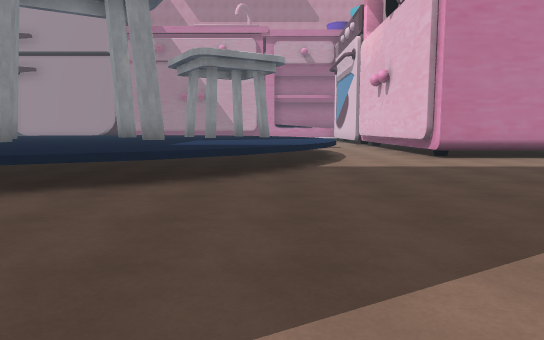
view 1 (above)

24 first-person views from a walk through a Unity game level. The camera is 1.3 m above the floor, tilts 6° down and sees 70° across. The floor is counted in squares, 2 m on a side. Each view is taken from the middle of a square. On the plan, view 1 faces up. The plan holds only what a view shows up to about 11 squares ahead; the rest is blank. The place goes on beyond the plan. The player character is not drawn. Some surface patterns are stand-ins.

view 2
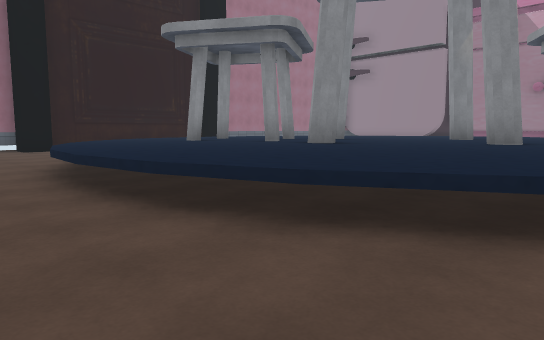

view 3
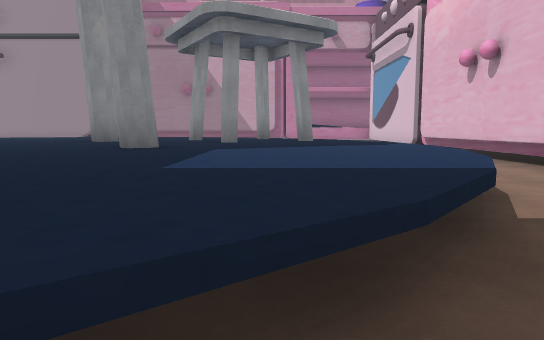

view 4
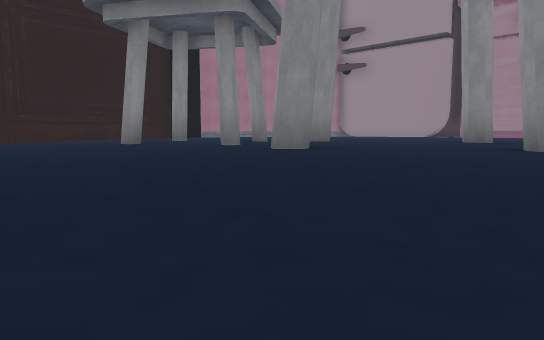

view 5
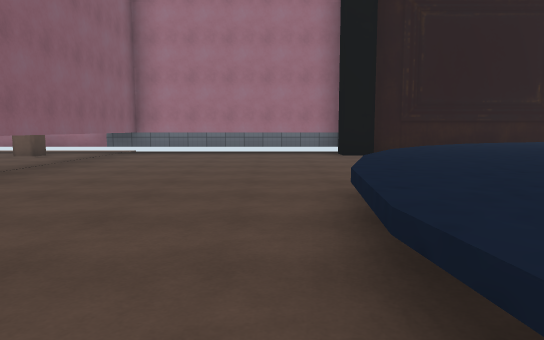

view 6
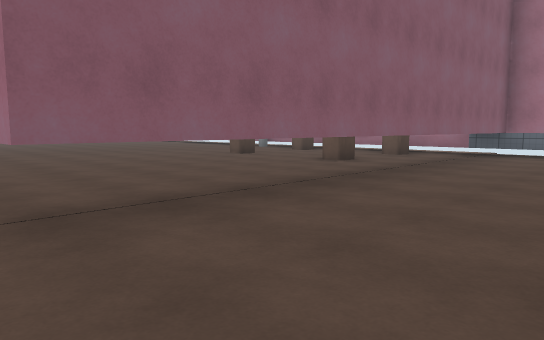

view 7
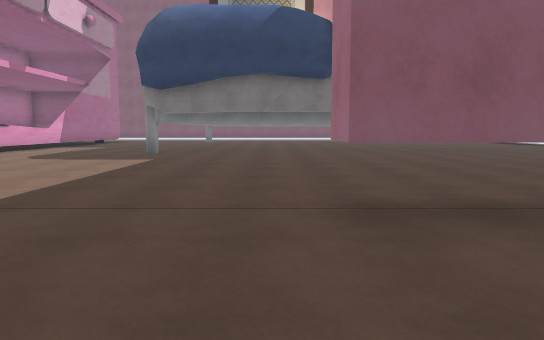

view 8
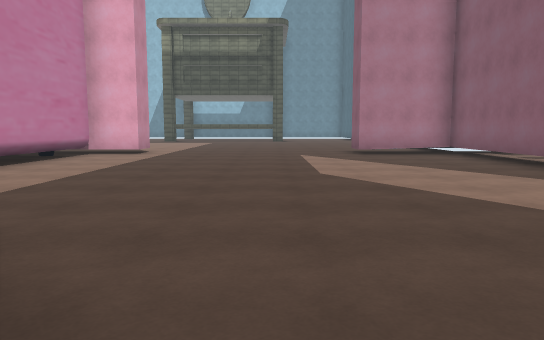

view 9
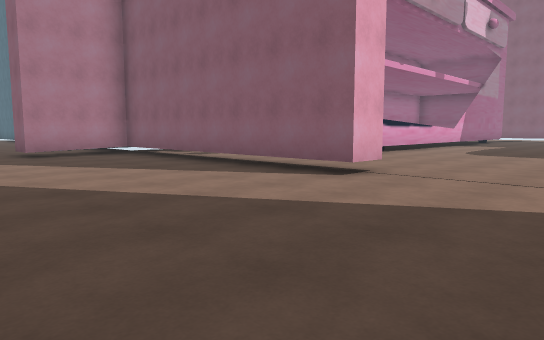

view 10
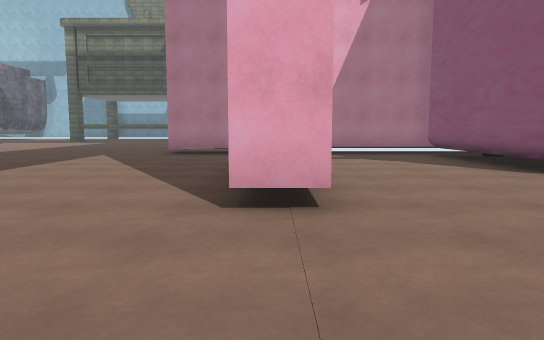

view 11
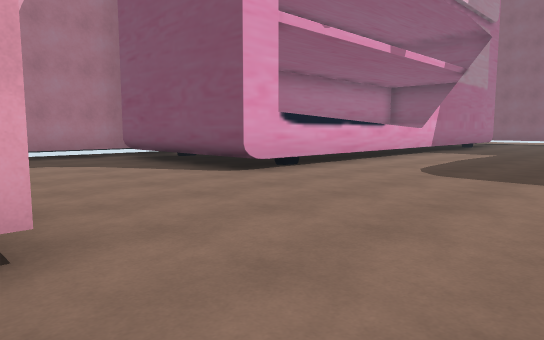

view 12
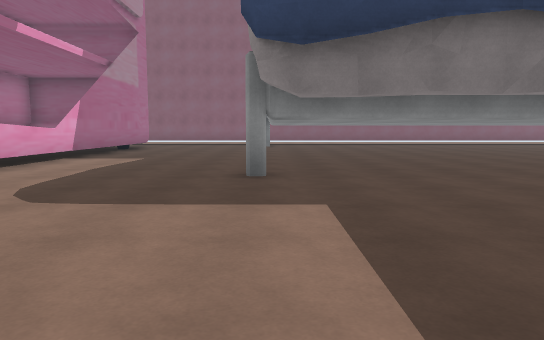

view 13
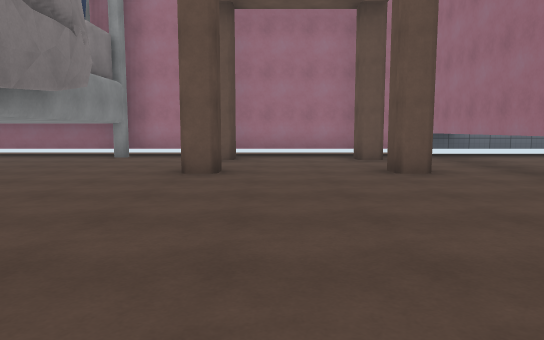

view 14
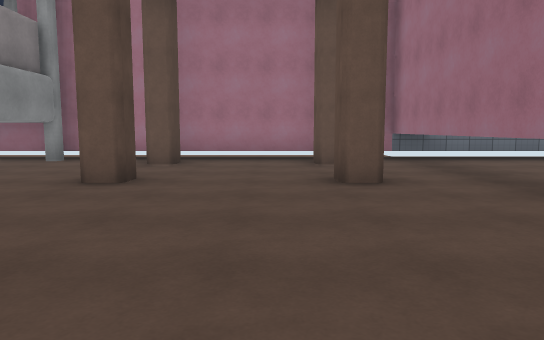

view 15
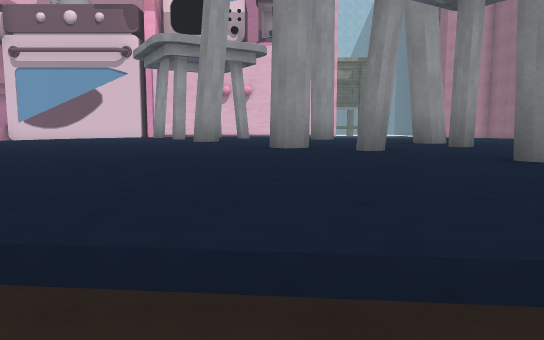

view 16
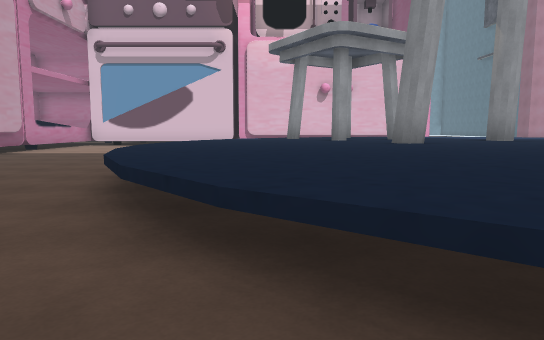

view 17
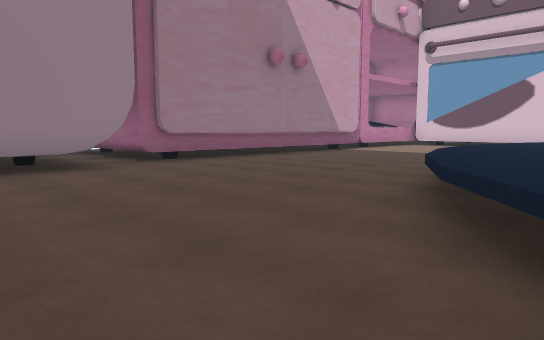

view 18
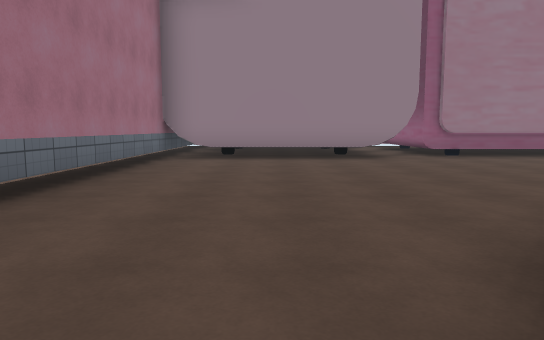

view 19
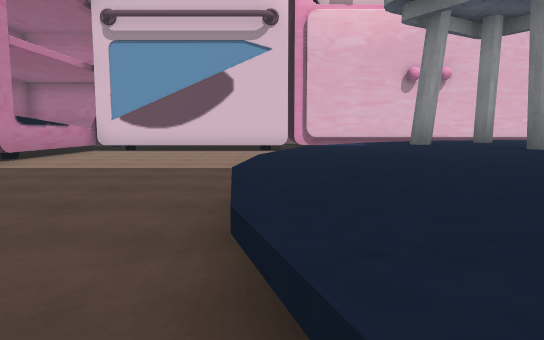

view 20
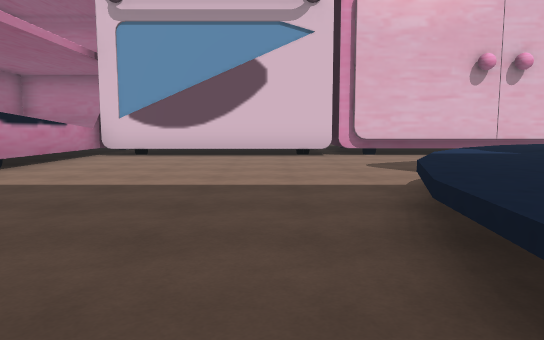

view 21
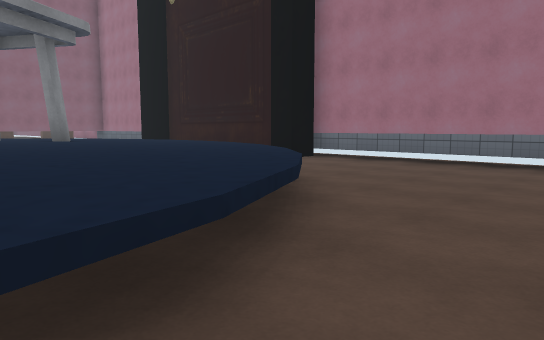

view 22
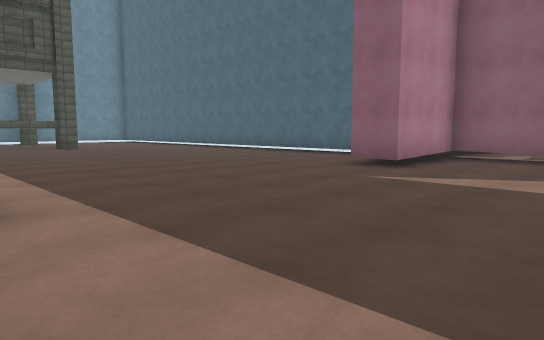

view 23
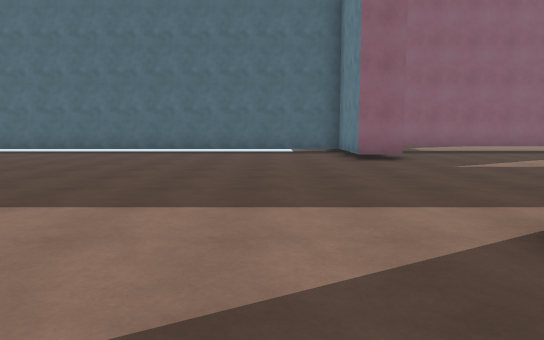

view 24
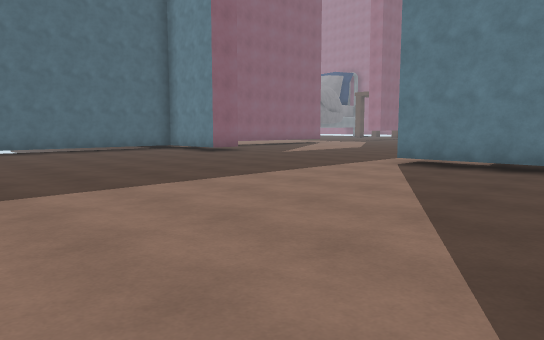

### Floor plan
Key: @ floor where view 1 was taken; # wall or solid block; . floor; ^ raised ledge; T thing the floor can be seen under or through; O other object.
Columns run from 15 left of view 1 to 16 right of it. Each row starts with its distance up from view 1.
 23       ##^      #^^^
 22 #######OOOOOOOO....#
 21 #..................#
 20 #..................#
 19 #..................#
 18 #..................#
 17 #.......^^^^.......#
 16 #.....^^^^^^^^.....##
 15 #....^^^^^^^^^^....O
 14 #...^^^^^^^^^^^^   O
 13 #...^^^^^^^^^^^^^  O
 12 ## ^^^^^^^^^^^^^^  O
 11 # .^^^^^^^^^^^^^^..O        ....
 10 #  ^^^^^^^^^^^^^^..O    #.......
  9 #  ^^^^^^^^^^^^^^..######.......
  8 #  .^^^^^^^^^^^^^.......#.......
  7 #   ^^^^^^^^^^^^...............
  6 #   .^^^^^^^^^^^................
  5 ##....^^^^^^^^^.................
  4 #......^^^^^^...................
  3 #...............................
  2 #...............................
  1 #.......................#.......
  0 #..............@........#.......
 -1 #TTTTTTTTTT......TTTTTTT########
 -2 #.......................#
 -3 #.O.O...................#
 -4 #.......................#
 -5 #..................####.#
 -6 #.O.O..............^^
 -7 #..................^
 -8 #..................^
 -9 ######    #####....^
-10                ....^
-11                ....^
-12                ....#
-13                ....#
-14                ....#

Positions as (right, up) in squares from view 1, and headings:
1: (0, 0), facing up
2: (-1, 2), facing up-left
3: (-1, 4), facing up
4: (-2, 4), facing up-left
5: (-4, 3), facing left
6: (-4, 2), facing down-left
7: (-4, 2), facing down
8: (-2, 4), facing right
9: (-2, 4), facing down-right
10: (-2, -1), facing right
11: (-1, -1), facing down-right
12: (-1, -3), facing down
13: (-5, -5), facing left
14: (-6, -4), facing left
15: (-13, 11), facing right
16: (-12, 15), facing right
17: (-12, 15), facing up-right
18: (-12, 13), facing up
19: (-8, 17), facing right
20: (-6, 18), facing right
21: (-7, 18), facing down-left
22: (5, 8), facing down-right
23: (11, 10), facing down
24: (16, 11), facing down-left
